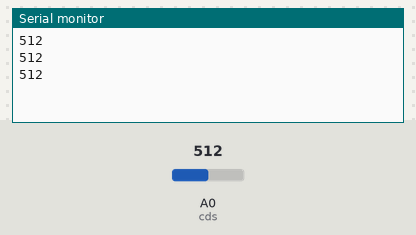
Bench run of a sketch on a simulated Arduino Uno, built with avr-gcc and run on an emulated ATmega328P. Parts: the last lines printed to the serial monitor. The test bench sets the inputs (shaded band); at power-on: A0 (cds) = 512.

Above: at 1.3 s.
1.4 s: A0 (cds) set to 716
At 1.9 s:
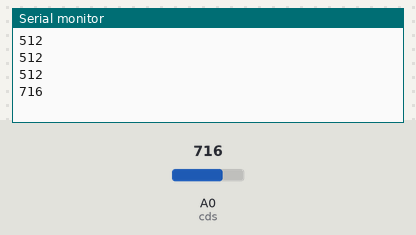
2.9 s: A0 (cds) set to 900
At 3.4 s:
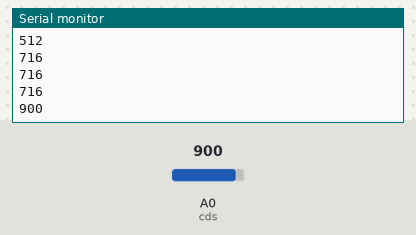
Timing chart, 0 to 5.9 s (numbered marks = the images above; inputs shaded):
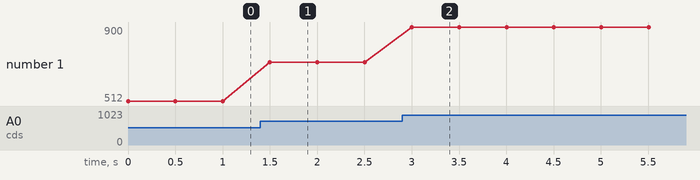

Measured:
- after the input at 1.4 s, the serial monitor: prints a new line after 0.10 s (image 1)
- after the input at 2.9 s, the serial monitor: prints a new line after 0.10 s (image 2)
- plotted number 1: 512 → 716 after the input at 1.4 s, 716 → 900 after the input at 2.9 s

The sketch:

CDS.ino
```cpp
int cds = A0;

void setup() {
    Serial.begin(9600); // Serial 통신을 초기화 합니다. //Serial이 궁금하면 readme!
    pinMode(cds,INPUT);//pinMode가 궁금하면 readme!
}

void loop() {
    cds = analogRead(A0); // A0로 받은 아날로그 값을 cds변수로 넘겨줍니다.
    Serial.println(cds); // Serial 모니터에 cds 값을 찍어주고 한줄 내려줍니다.
    delay(500);
}
```
